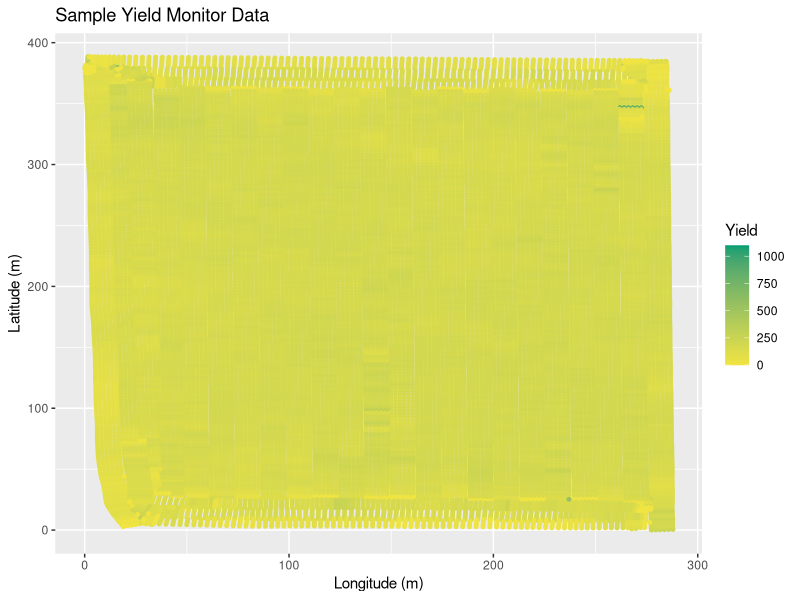
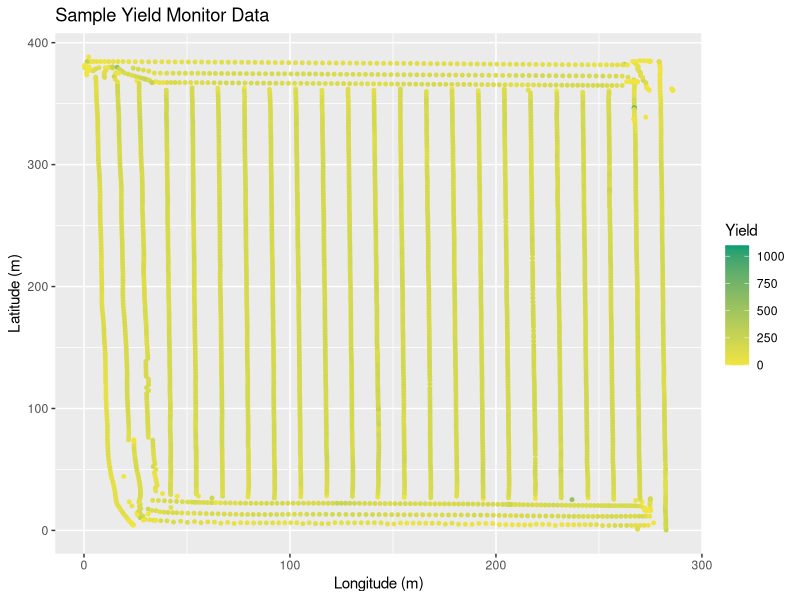
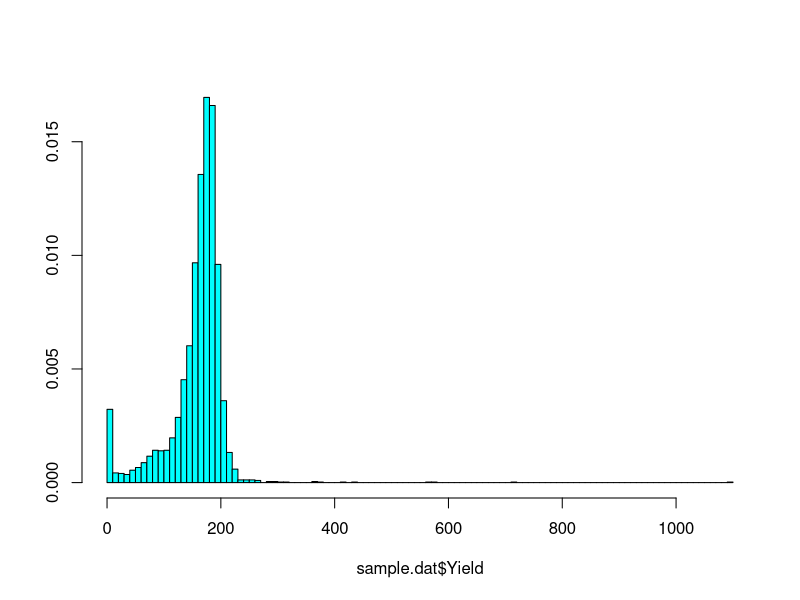
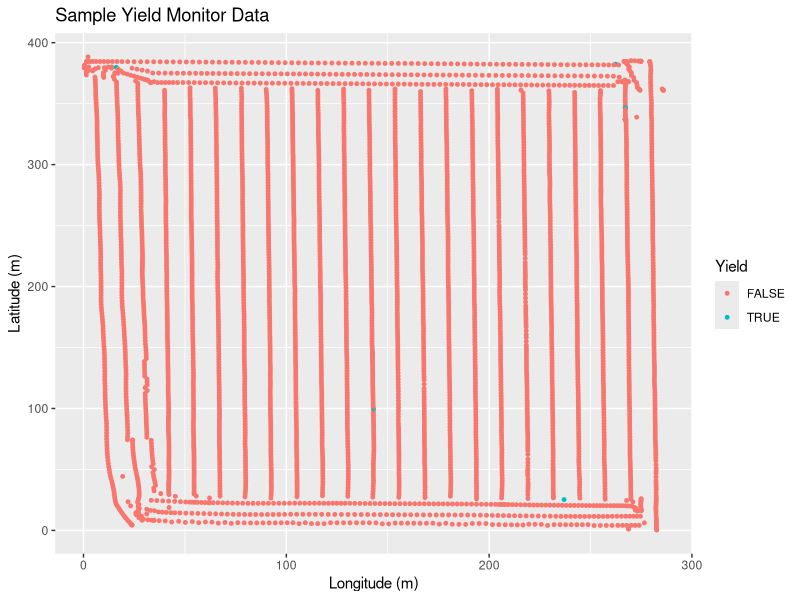
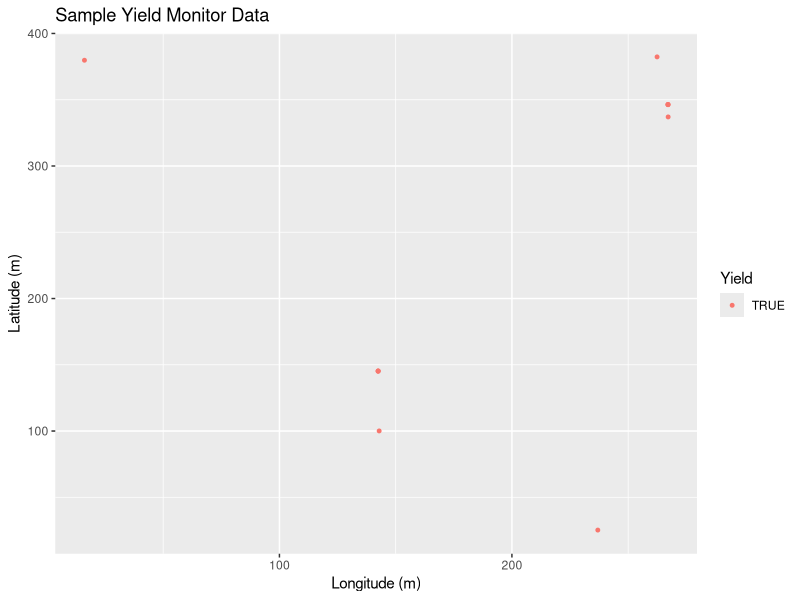
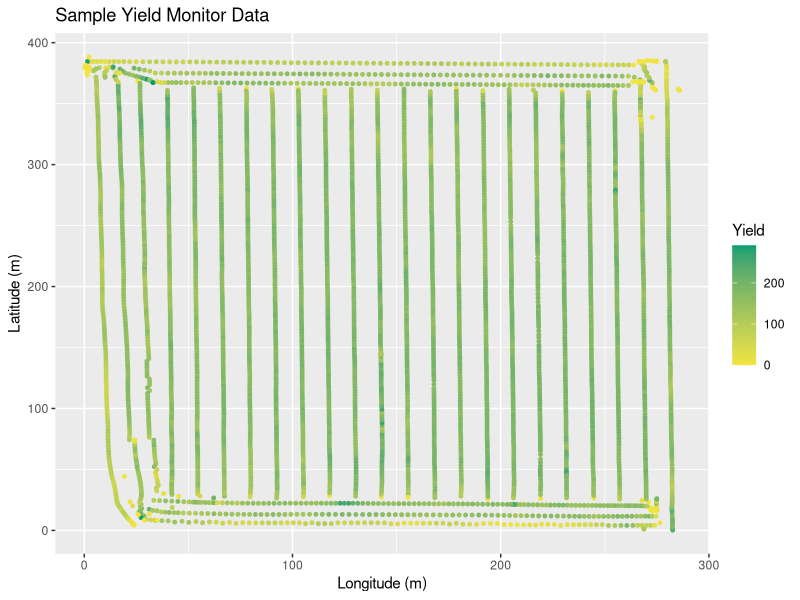
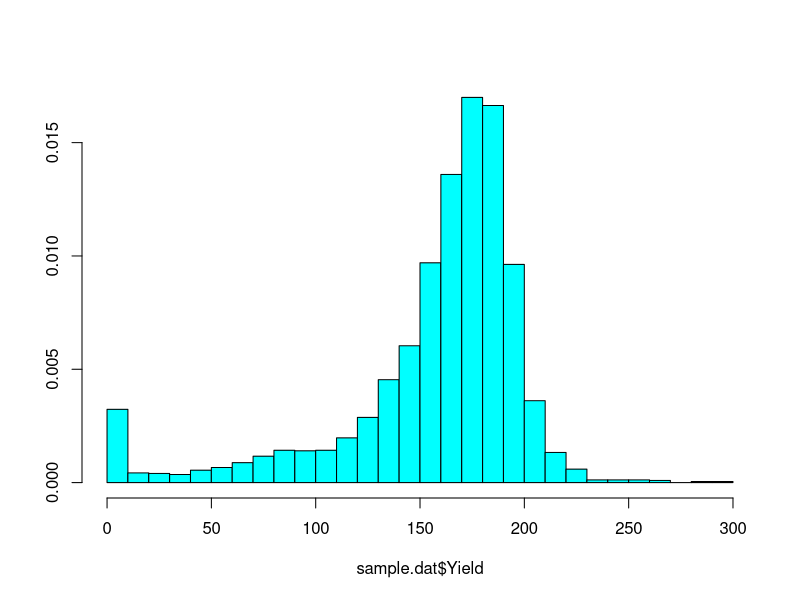
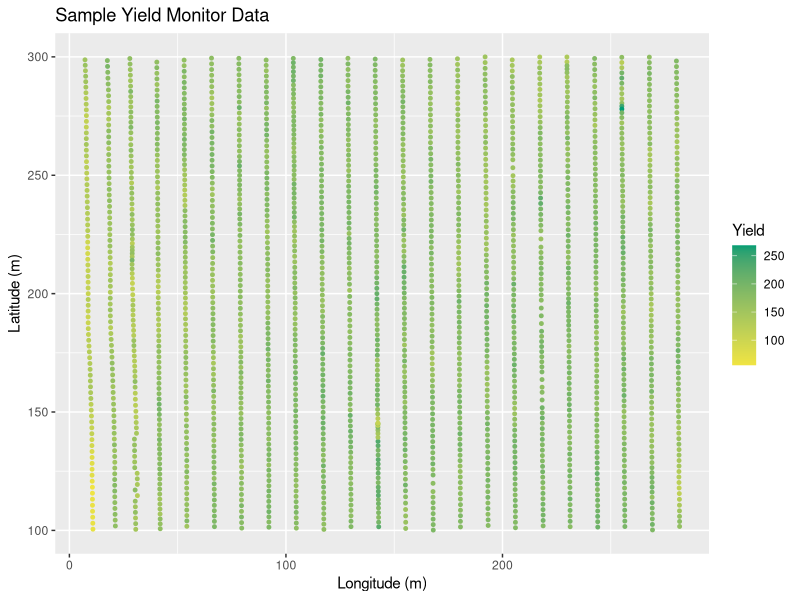

Recreate these plots in R, in order.
## ---- chunk 1
library(ggplot2)
cbPalette <- c("#999999", "#E69F00", "#56B4E9", "#009E73", "#0072B2", "#D55E00", "#F0E442","#CC79A7","#000000","#734f80", "#2b5a74", "#004f39", "#787221", "#003959", "#6aaf00", "#663cd3")
## ---- chunk 2
sample.dat <- read.csv("Stevens East-Corn.csv",header=TRUE,comment.char = "#")
head(sample.dat)

sample.dat$LonM <- sample.dat$Longitude - min(sample.dat$Longitude)
sample.dat$LatM <- sample.dat$Latitude - min(sample.dat$Latitude)
latMid <- (min(sample.dat$Latitude) + max(sample.dat$Latitude))/2
m_per_deg_lat = 111132.954 - 559.822 * cos( 2.0 * latMid ) + 1.175 * cos( 4.0 * latMid)
m_per_deg_lon = (3.14159265359/180 ) * 6367449 * cos ( latMid )
sample.dat$LonM <- sample.dat$LonM*m_per_deg_lon
sample.dat$LatM <- sample.dat$LatM*m_per_deg_lat
## ---- chunk 3
ggplot(sample.dat, aes(LonM,LatM)) + 
geom_point(aes(colour = Yield),size=1) + 
scale_colour_gradient(low=cbPalette[7], high=cbPalette[4]) +
labs(colour = "Yield", x="Longitude (m)", y="Latitude (m)", title = "Sample Yield Monitor Data")
## ---- chunk 4
head(sample.dat)
aggregate.dat <- aggregate(sample.dat[,-c(3:5,13)], by=list(sample.dat$Desc), FUN=mean, na.rm=TRUE)
head(aggregate.dat)
aggregate.dat$Product <- aggregate(sample.dat[,"Product"], by=list(sample.dat$Desc), FUN=function(x){x[1]})[,2]
## ---- chunk 5
aggregate.dat$DateTime <- as.POSIXct(as.character(aggregate.dat[,1]), format = "%m/%d/%Y %I:%M:%S %p",tz = "")
aggregate.dat$Seconds <- as.numeric(aggregate.dat$DateTime - aggregate.dat$DateTime[1])

sample.dat <- aggregate.dat
## ---- chunk 6
ggplot(sample.dat, aes(LonM,LatM)) + 
geom_point(aes(colour = Yield),size=1) + 
scale_colour_gradient(low=cbPalette[7], high=cbPalette[4]) +
labs(colour = "Yield", x="Longitude (m)", y="Latitude (m)", title = "Sample Yield Monitor Data")
## ---- chunk 7
library(MASS)
truehist(sample.dat$Yield)
## ---- chunk 8
max.yield <- 300
sum(sample.dat$Yield>max.yield)
## ---- chunk 9
sample.dat$Outlier <- sample.dat$Yield>max.yield
ggplot(sample.dat, aes(LonM,LatM)) + 
geom_point(aes(colour = Outlier),size=1) + 
labs(colour = "Yield", x="Longitude (m)", y="Latitude (m)", title = "Sample Yield Monitor Data")
## ---- chunk 10
ggplot(sample.dat[sample.dat$Outlier,], aes(LonM,LatM)) + 
geom_point(aes(colour = Outlier),size=1) + 
labs(colour = "Yield", x="Longitude (m)", y="Latitude (m)", title = "Sample Yield Monitor Data")
## ---- chunk 11
sample.dat <- subset(sample.dat,!sample.dat$Outlier)
ggplot(sample.dat, aes(LonM,LatM)) + 
geom_point(aes(colour = Yield),size=1) + 
scale_colour_gradient(low=cbPalette[7], high=cbPalette[4]) +
labs(colour = "Yield", x="Longitude (m)", y="Latitude (m)", title = "Sample Yield Monitor Data")
## ---- chunk 12
truehist(sample.dat$Yield)
## ---- chunk 13
sample.dat <- subset(sample.dat,sample.dat$LatM<=300)
sample.dat <- subset(sample.dat,sample.dat$LatM>=100)
## ---- chunk 14
ggplot(sample.dat, aes(LonM,LatM)) + 
geom_point(aes(colour = Yield),size=1) + 
scale_colour_gradient(low=cbPalette[7], high=cbPalette[4]) +
labs(colour = "Yield", x="Longitude (m)", y="Latitude (m)", title = "Sample Yield Monitor Data")
## ---- chunk 15
i <- 2
rows <- dim(sample.dat)[1]
PassNum <- 1
sample.dat$PassNum<- 0
while(i<=rows) {
  currentTime <- sample.dat$Seconds[i]
  previousTime <- sample.dat$Seconds[i-1]
  if((currentTime-previousTime)>5) {
    PassNum <- PassNum+1
  }
  sample.dat$PassNum[i] <- PassNum
  i <- i+1
}
## ---- chunk 16
ggplot(sample.dat, aes(LonM,LatM)) + 
geom_point(aes(colour = PassNum),size=1) + 
scale_colour_gradient(low=cbPalette[7], high=cbPalette[4]) +
labs(colour = "Yield", x="Longitude (m)", y="Latitude (m)", title = "Sample Yield Monitor Data")
## ---- chunk 17
sample.dat <- subset(sample.dat,sample.dat$PassNum<(max(sample.dat$PassNum)-2))
sample.dat <- subset(sample.dat,sample.dat$PassNum>3)
sample.dat$Pass <- as.factor(sample.dat$PassNum)
## ---- chunk 18
ggplot(sample.dat, aes(LonM,LatM)) + 
geom_point(aes(colour = Yield),size=1) + 
scale_colour_gradient(low=cbPalette[7], high=cbPalette[4]) +
labs(colour = "Yield", x="Longitude (m)", y="Latitude (m)", title = "Sample Yield Monitor Data")
## ---- chunk 19
sample.dat$LonM <- sample.dat$LonM - min(sample.dat$LonM)
sample.dat$LatM <- sample.dat$LatM - min(sample.dat$LatM)
## ---- chunk 20
ggplot(sample.dat, aes(LonM,LatM)) + 
geom_point(aes(colour = Pass),size=2) + 
labs(colour = "Yield", x="Longitude (m)", y="Latitude (m)", title = "Sample Yield Monitor Data")
## ---- chunk 21
truehist(sample.dat$Yield)
## ---- chunk 22
sample.dat <- subset(sample.dat,sample.dat$Yield<=240)
sample.dat <- subset(sample.dat,sample.dat$Yield>=120)
## ---- chunk 23
truehist(sample.dat$Yield)
## ---- chunk 24
ggplot(sample.dat, aes(LonM,LatM)) + 
geom_point(aes(colour = Yield),size=2) + 
scale_colour_gradient(low=cbPalette[7], high=cbPalette[4]) +
labs(colour = "Yield", x="Longitude (m)", y="Latitude (m)", title = "Sample Yield Monitor Data")
## ---- chunk 25
head(sample.dat)
save(sample.dat,file="sample.dat.Rda")
write.csv(sample.dat,file="sample.csv")
